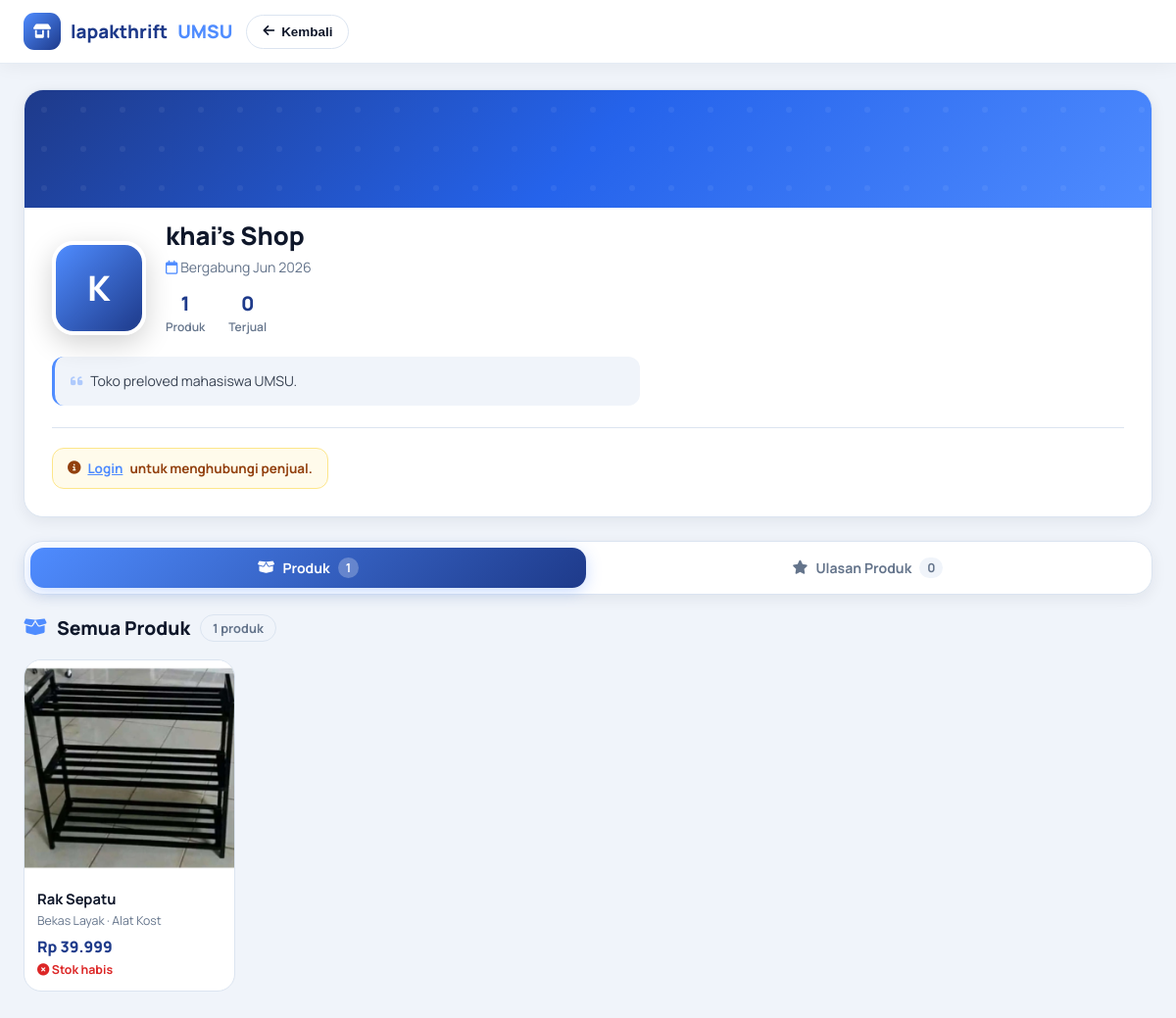
The page /seller_profil.php?id=1 on the database its author committed.
### tables this page shows
CREATE TABLE `seller_profiles` (
  `id` int(11) NOT NULL,
  `user_id` int(11) NOT NULL,
  `nama_toko` varchar(150) NOT NULL,
  `deskripsi` text DEFAULT NULL,
  `foto_toko` varchar(255) DEFAULT NULL,
  `kota` varchar(100) DEFAULT NULL,
  `rating` decimal(2,1) DEFAULT 0.0,
  `total_terjual` int(11) DEFAULT 0,
  `created_at` datetime DEFAULT current_timestamp()
);

CREATE TABLE `users` (
  `id_users` int(11) NOT NULL,
  `nama` varchar(100) NOT NULL,
  `email` varchar(150) NOT NULL,
  `password` varchar(255) NOT NULL,
  `no_hp` varchar(20) DEFAULT NULL,
  `foto_profil` varchar(255) DEFAULT 'default.jpg',
  `role` enum('pembeli','penjual','admin') DEFAULT 'pembeli',
  `is_active` tinyint(1) DEFAULT 1,
  `created_at` datetime DEFAULT current_timestamp(),
  `updated_at` datetime DEFAULT current_timestamp() ON UPDATE current_timestamp(),
  `alamat` text DEFAULT NULL
);

CREATE TABLE `produk` (
  `id` int(11) NOT NULL,
  `seller_id` int(11) NOT NULL,
  `kategori_id` int(11) NOT NULL,
  `nama_produk` varchar(200) NOT NULL,
  `deskripsi` text DEFAULT NULL,
  `harga` decimal(12,0) NOT NULL,
  `stok` int(11) DEFAULT 1,
  `kondisi` enum('Bekas Layak','Bekas Baik','Hampir Baru','Baru') DEFAULT 'Bekas Baik',
  `ukuran` varchar(20) DEFAULT NULL,
  `foto_utama` varchar(255) DEFAULT NULL,
  `status` enum('tersedia','terjual','dihapus') DEFAULT 'tersedia',
  `views` int(11) DEFAULT 0,
  `created_at` datetime DEFAULT current_timestamp(),
  `updated_at` datetime DEFAULT current_timestamp() ON UPDATE current_timestamp(),
  `is_approved` tinyint(1) DEFAULT 0,
  `lokasi_cod` varchar(100) DEFAULT NULL,
  `metode_transaksi` varchar(50) DEFAULT NULL,
  `kategori` varchar(50) DEFAULT 'Lainnya'
);

CREATE TABLE `kategori` (
  `id` int(11) NOT NULL,
  `nama` varchar(100) NOT NULL
);

### seller_profil.php (the view, shortened to what this page needs)
<?php
$isLoggedIn = isset($_SESSION['user_id']);
$userId     = $isLoggedIn ? (int)$_SESSION['user_id'] : 0;
$sellerId = (int)($_GET['id'] ?? 0);
$db = getDB();
$stmt = $db->prepare("
    SELECT u.id_users, u.nama, u.email, u.no_hp, u.foto_profil, u.created_at,
           sp.nama_toko, sp.deskripsi AS toko_deskripsi, sp.foto_toko,
           sp.kota, sp.rating, sp.total_terjual
    FROM users u
    LEFT JOIN seller_profiles sp ON sp.user_id = u.id_users
    WHERE u.id_users = :id AND u.role IN ('penjual','admin') AND u.is_active = 1
");
$stmt->execute([':id' => $sellerId]);
$seller = $stmt->fetch();
$produkStmt = $db->prepare("
    SELECT p.id, p.nama_produk, p.harga, p.stok, p.kondisi,
           p.foto_utama, p.views, p.created_at,
           k.nama AS kategori
    FROM produk p
    JOIN kategori k ON k.id = p.kategori_id
    WHERE p.seller_id = :sid AND p.status = 'tersedia'
    ORDER BY p.created_at DESC
");
$produkStmt->execute([':sid' => $sellerId]);
$produkList = $produkStmt->fetchAll();
$totalProduk = count($produkList);
$ratingStats = $db->prepare("
    SELECT
        AVG(ul.rating)   AS avg_r,
        COUNT(ul.id)     AS total_r,
        SUM(ul.rating=5) AS r5,
        SUM(ul.rating=4) AS r4,
        SUM(ul.rating=3) AS r3,
        SUM(ul.rating=2) AS r2,
        SUM(ul.rating=1) AS r1
    FROM ulasan ul
    JOIN produk p ON p.id = ul.produk_id
    WHERE p.seller_id = :sid
");
$ratingStats->execute([':sid' => $sellerId]);
$rs          = $ratingStats->fetch();
$totalRev    = (int)($rs['total_r'] ?? 0);
$fromProduk = (int)($_GET['from_produk'] ?? 0);
function fotoUrl($path) {
    if (!$path || trim($path) === '' || $path === 'default.jpg') return null;
    $clean = ltrim($path, '/');
    if (str_starts_with($clean, 'uploads/')) return $clean;
    return 'uploads/' . $clean;
}
function formatWaNumber($hp) {
    $hp = preg_replace('/[^0-9]/', '', $hp ?? '');
    if (str_starts_with($hp, '0')) return '62' . substr($hp, 1);
    return $hp;
}
$fotoToko   = fotoUrl($seller['foto_toko']);
$fotoProfil = fotoUrl($seller['foto_profil']);
$namaToko   = $seller['nama_toko'] ?: $seller['nama'];
$isSelf     = $isLoggedIn && $userId === (int)$seller['id_users'];
$sellerWa   = formatWaNumber($seller['no_hp'] ?? '');
?>
<!DOCTYPE html>
<html lang="id">
<head>
<link rel="stylesheet" href="https://cdnjs.cloudflare.com/ajax/libs/font-awesome/6.5.0/css/all.min.css"/>
</head>
<body>
<nav>
  <div class="nav-inner">
    <a href="userafterlogin.php" class="logo">
      <div class="icon"><i class="fa-solid fa-shop"></i></div>
      lapakthrift<span>UMSU</span>
    </a>
    <button class="back-btn" onclick="history.back()">
      <i class="fa-solid fa-arrow-left"></i> Kembali
    </button>
  </div>
</nav>
<div class="wrap">
  <div class="profile-hero">
    <div class="hero-banner"></div>
    <div class="hero-body">
      <div class="seller-top-row">
        <?php if ($fotoToko): ?>
          <img class="seller-ava" src="<?= htmlspecialchars($fotoToko) ?>" alt="toko"
               onerror="this.style.display='none';document.getElementById('ava-ph').style.display='flex'"/>
          <div class="seller-ava-ph" id="ava-ph" style="display:none"><?= strtoupper(substr($namaToko,0,1)) ?></div>
        <?php elseif ($fotoProfil): ?>
          <img class="seller-ava" src="<?= htmlspecialchars($fotoProfil) ?>" alt="profil"
               onerror="this.style.display='none';document.getElementById('ava-ph2').style.display='flex'"/>
          <div class="seller-ava-ph" id="ava-ph2" style="display:none"><?= strtoupper(substr($namaToko,0,1)) ?></div>
        <?php else: ?>
          <div class="seller-ava-ph"><?= strtoupper(substr($namaToko,0,1)) ?></div>
        <?php endif; ?>
        <div class="seller-info-main">
          <h1 class="seller-nama"><?= htmlspecialchars($namaToko) ?></h1>
          <div class="seller-sub">
            <span><i class="fa-regular fa-calendar" style="color:var(--primary);"></i>
              Bergabung <?= date('M Y', strtotime($seller['created_at'])) ?>
            </span>
          </div>
          <div class="seller-stats">
            <div class="stat-item">
              <div class="stat-val"><?= $totalProduk ?></div>
              <div class="stat-lbl">Produk</div>
            </div>
            <div class="stat-item">
              <div class="stat-val"><?= (int)($seller['total_terjual'] ?? 0) ?></div>
              <div class="stat-lbl">Terjual</div>
            </div>
          </div>
        </div>
      </div>
      <?php if ($seller['toko_deskripsi']): ?>
      <div class="seller-desc">
        <i class="fa-solid fa-quote-left" style="color:var(--primary);opacity:.4;margin-right:5px;"></i>
        <?= nl2br(htmlspecialchars($seller['toko_deskripsi'])) ?>
      </div>
      <?php endif; ?>
      <div class="profile-actions">
        <?php if ($isLoggedIn && !$isSelf): ?>
          <?php if ($sellerWa): ?>
          <a class="btn-wa"
             href="https://wa.me/<?= $sellerWa ?>?text=<?= urlencode('Halo kak, saya dari LapakThriftUMSU ingin bertanya tentang toko ' . $namaToko . ' 😊') ?>"
             target="_blank" rel="noopener">
            <i class="fa-brands fa-whatsapp"></i> WhatsApp Penjual
          </a>
          <?php endif; ?>
          <button class="btn-chat" onclick="chatSeller()">
            <i class="fa-solid fa-comments"></i> Chat Penjual
          </button>
        <?php elseif ($isSelf): ?>
          <div class="notice-box info">
            <i class="fa-solid fa-store"></i> Ini adalah halaman toko Anda.
          </div>
        <?php else: ?>
          <div class="login-notice">
            <i class="fa-solid fa-circle-info"></i>
            <a href="login.html">Login</a> untuk menghubungi penjual.
          </div>
        <?php endif; ?>
      </div>
    </div>
  </div>
  <div class="tabs-bar">
    <button class="tab-btn active" id="tabProduk" onclick="switchTab('Produk')">
      <i class="fa-solid fa-box-open"></i> Produk
      <span class="tab-count"><?= $totalProduk ?></span>
    </button>
    <button class="tab-btn" id="tabUlasan" onclick="switchTab('Ulasan')">
      <i class="fa-solid fa-star"></i> Ulasan Produk
      <span class="tab-count"><?= $totalRev ?></span>
    </button>
  </div>
  <div class="tab-panel active" id="panelProduk">
    <div class="section-header">
      <div class="section-title">
        <i class="fa-solid fa-box-open" style="color:var(--primary);"></i>
        Semua Produk
        <span class="prod-count"><?= $totalProduk ?> produk</span>
      </div>
    </div>
    <div class="grid">
      <?php if ($produkList): ?>
        <?php foreach ($produkList as $p):
          $pFoto = fotoUrl($p['foto_utama']);
          $isHl  = ($fromProduk && $fromProduk == $p['id']);
        ?>
        <div class="prod-card <?= $isHl ? 'highlighted' : '' ?>"
             id="produk-<?= $p['id'] ?>"
             onclick="window.location.href='detail_produk.php?id=<?= $p['id'] ?>'">
          <div class="prod-img-wrap">
            <?php if ($pFoto): ?>
              <img
                src="<?= htmlspecialchars($pFoto) ?>"
                alt="<?= htmlspecialchars($p['nama_produk']) ?>"
                loading="lazy"
                onerror="
                  this.style.display='none';
                  this.nextElementSibling.style.display='flex';
                "
              />
            <?php endif; ?>
          </div>
          <div class="prod-body">
            <div class="prod-name"><?= htmlspecialchars($p['nama_produk']) ?></div>
            <div class="prod-kondisi"><?= htmlspecialchars($p['kondisi']) ?> · <?= htmlspecialchars($p['kategori']) ?></div>
            <div class="prod-price">Rp <?= number_format($p['harga'],0,',','.') ?></div>
            <div class="prod-stok <?= $p['stok'] > 0 ? 'in-stok' : 'out-stok' ?>">
              <i class="fa-solid <?= $p['stok'] > 0 ? 'fa-circle-check' : 'fa-circle-xmark' ?>"></i>
              <?= $p['stok'] > 0 ? 'Stok ' . $p['stok'] : 'Stok habis' ?>
            </div>
          </div>
        </div>
        <?php endforeach; ?>
      <?php endif; ?>
    </div>
  </div>
</div>
</body>
</html>

### rows shown on the page
seller_profiles: nama_toko "K", nama_toko "khai's Shop", user.created_at "Jun 2026", total_terjual "0", deskripsi "Toko preloved mahasiswa UMSU."
produk: foto_utama (picture), nama_produk "Rak Sepatu", kondisi "Bekas Layak", kategori.nama "Alat Kost", harga "39.999", stok 0 (drawn)

### other values the page prints
$totalProduk "1"
$totalRev "0"
